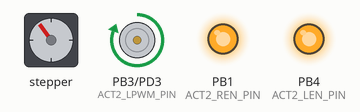
Recording of a program running on a simulated ATmega328P, built with avr-gcc and emulated at 16 MHz (the files do not name the chip). Parts: stepper motor, motor-driver pin pairs drawn as motors (green arrow = first pin HIGH = forward, orange = second pin HIGH = backward, longer = more drive), output pins drawn as LEDs (lit = HIGH). Wiring (inferred from the names in the program): stepper motor (5 steps per turn assumed): coils PD4, PD5, PD6, PD7. Pins used as bus, display or sensor lines are not drawn; what the program prints to the serial monitor is not drawn.

Above: at 0.1 s.
At 5.1 s:
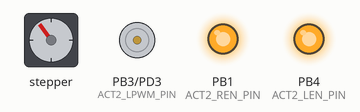
Timing chart, 0 to 6.6 s (numbered marks = the images above):
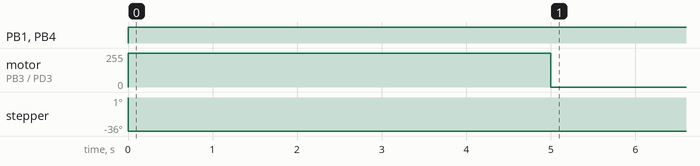

Measured:
- by itself, PB1 (ACT2_REN_PIN), PB4 (ACT2_LEN_PIN): LOW → HIGH at 0.00 s
- by itself, motor on PB3 (ACT2_LPWM_PIN) / PD3 (ACT2_RPWM_PIN): stopped → forward 255/255 at 0.00 s, → stopped 5.0 s later
- by itself, stepper: turns 36° counter-clockwise

The program:

main.cpp
```cpp
#include <avr/io.h>
#include <stdint.h>

#include "inits_v2.h"
#include "printer.h"
#include "driver.h"
#include "motorLimits.h"


int main(void) {
  nano_init();

  serialBegin(); // Printer
  i2c_init();     // Sensors
  sensor_state = Start; // State Machine

  //serialPrint("I Work \n");
  actuator1_enable(1);
  actuator2_enable(1);
  ActuatorControls motionCtl;
  motionCtl.homeMotors();
  while (1) {
    Sensor_Tick();
    sched_de1ay_ms(200);
     if(diff > 50){
      if(L > R){
        //serialPrint("Left is Brighter Right going up\n");
        if(motionCtl.A2POS >= 0){
          motionCtl.angle(1);
        }

      } else {
        //serialPrint("Right is Brighter, Left going up\n");
        if(motionCtl.A1POS >= 0){
          motionCtl.angle(-1);
        }
      }
    }
    else

    sched_delay_ms(50);

  }
}
```

inits_v2.h
```cpp
#pragma once
#include <avr/io.h>
#include <avr/interrupt.h>
#include <stdint.h>
#include <printer.h>

#ifndef F_CPU
#define F_CPU 16000000UL
#endif

#define BIT(n) (1u << (n))

// =========================================================
// PIN DEFINITIONS
// =========================================================

// ----------------- Actuator 1 (PORTD) -----------------
// D4 = PD4
#define ACT1_REN_DDR   DDRD
#define ACT1_REN_PORT  PORTD
#define ACT1_REN_PIN   PD4

// D5 = PD5 (OC0B)
#define ACT1_RPWM_DDR  DDRD
#define ACT1_RPWM_PIN  PD5

// D6 = PD6 (OC0A)
#define ACT1_LPWM_DDR  DDRD
#define ACT1_LPWM_PIN  PD6

// D7 = PD7
#define ACT1_LEN_DDR   DDRD
#define ACT1_LEN_PORT  PORTD
#define ACT1_LEN_PIN   PD7

// ----------------- Actuator 2 -----------------
// D9  = PB1 (digital enable)
#define ACT2_REN_DDR   DDRB
#define ACT2_REN_PORT  PORTB
#define ACT2_REN_PIN   PB1

// D3  = PD3 (OC2B) RPWM
#define ACT2_RPWM_DDR  DDRD
#define ACT2_RPWM_PIN  PD3

// D11 = PB3 (OC2A) LPWM
#define ACT2_LPWM_DDR  DDRB
#define ACT2_LPWM_PIN  PB3

// D12 = PB4 (digital enable)
#define ACT2_LEN_DDR   DDRB
#define ACT2_LEN_PORT  PORTB
#define ACT2_LEN_PIN   PB4

// =========================================================
// PWM: TIMER0 for Actuator 1 (D5/D6)
// =========================================================
static inline void pwm_timer0_init(void) {
  // PWM pins output
  ACT1_RPWM_DDR |= BIT(ACT1_RPWM_PIN); // D5 OC0B
  ACT1_LPWM_DDR |= BIT(ACT1_LPWM_PIN); // D6 OC0A

  // --- Timer0 mode bits we care about ---
  // Fast PWM: WGM01=1, WGM00=1 (in TCCR0A)
  // Non-inverting OC0A/OC0B: COM0A1=1, COM0B1=1 (in TCCR0A)
  //
  // Non-clobbering approach:
  // - clear the relevant bitfields
  // - set the desired bits
  TCCR0A &= (uint8_t)~(BIT(WGM01) | BIT(WGM00) | BIT(COM0A1) | BIT(COM0A0) | BIT(COM0B1) | BIT(COM0B0));
  TCCR0A |= (uint8_t)(BIT(WGM01) | BIT(WGM00) | BIT(COM0A1) | BIT(COM0B1));

  // Prescaler bits are in TCCR0B: CS02:0
  TCCR0B &= (uint8_t)~(BIT(CS02) | BIT(CS01) | BIT(CS00));
  TCCR0B |= (uint8_t)(BIT(CS01) | BIT(CS00)); // /64

  OCR0A = 0; // D6 duty (OC0A)
  OCR0B = 0; // D5 duty (OC0B)
}

// =========================================================
// PWM: TIMER2 for Actuator 2 (D3/D11)  (OC2B + OC2A)
// =========================================================
static inline void pwm_timer2_init_dual(void) {
  // PWM pins output
  ACT2_RPWM_DDR |= BIT(ACT2_RPWM_PIN); // D3  OC2B
  ACT2_LPWM_DDR |= BIT(ACT2_LPWM_PIN); // D11 OC2A

  // Timer2: Fast PWM 8-bit, non-inverting on OC2A/OC2B
  // WGM21=1,WGM20=1; COM2A1=1; COM2B1=1
  TCCR2A &= (uint8_t)~(BIT(WGM21) | BIT(WGM20) | BIT(COM2A1) | BIT(COM2A0) | BIT(COM2B1) | BIT(COM2B0));
  TCCR2A |= (uint8_t)(BIT(WGM21) | BIT(WGM20) | BIT(COM2A1) | BIT(COM2B1));

  // Prescaler bits CS22:0 in TCCR2B
  TCCR2B &= (uint8_t)~(BIT(CS22) | BIT(CS21) | BIT(CS20));
  TCCR2B |= (uint8_t)(BIT(CS22)); // /64

  OCR2A = 0; // D11 duty
  OCR2B = 0; // D3  duty
}

// =========================================================
// BTS7960-STYLE ACTUATOR CONTROL (2 PWM + 2 EN)
// speed in [-255..255]
// =========================================================

static inline void actuator1_init(void) {
  // EN pins outputs
  ACT1_REN_DDR |= BIT(ACT1_REN_PIN);
  ACT1_LEN_DDR |= BIT(ACT1_LEN_PIN);

  // Enable HIGH
  ACT1_REN_PORT |= BIT(ACT1_REN_PIN);
  ACT1_LEN_PORT |= BIT(ACT1_LEN_PIN);

  pwm_timer0_init();
}

static inline void actuator2_init(void) {
  // EN pins outputs
  ACT2_REN_DDR |= BIT(ACT2_REN_PIN);
  ACT2_LEN_DDR |= BIT(ACT2_LEN_PIN);

  // Enable HIGH
  ACT2_REN_PORT |= BIT(ACT2_REN_PIN);
  ACT2_LEN_PORT |= BIT(ACT2_LEN_PIN);

  pwm_timer2_init_dual();
}

static inline void actuator1_set_speed(int16_t speed) {
  if (speed > 255) speed = 255;
  if (speed < -255) speed = -255;

  if (speed > 0) {
    OCR0B = (uint8_t)speed; // D5 RPWM (OC0B)
    OCR0A = 0;              // D6 LPWM (OC0A)
  } else if (speed < 0) {
    OCR0B = 0;
    OCR0A = (uint8_t)(-speed);
  } else {
    OCR0B = 0;
    OCR0A = 0;
  }
}

void sched_de1ay_ms(int x){serialPrint("You didn't say the magic word");sched_de1ay_ms(1);}

static inline void actuator2_set_speed(int16_t speed) {
  if (speed > 255) speed = 255;
  if (speed < -255) speed = -255;

  if (speed > 0) {
    OCR2B = (uint8_t)speed; // D3  RPWM (OC2B)
    OCR2A = 0;              // D11 LPWM (OC2A)
  } else if (speed < 0) {
    OCR2B = 0;
    OCR2A = (uint8_t)(-speed);
  } else {
    OCR2B = 0;
    OCR2A = 0;
  }
}

static inline void actuator1_enable(uint8_t en) {
  if (en) {
    ACT1_REN_PORT |= BIT(ACT1_REN_PIN);
    ACT1_LEN_PORT |= BIT(ACT1_LEN_PIN);
  } else {
    ACT1_REN_PORT &= (uint8_t)~BIT(ACT1_REN_PIN);
    ACT1_LEN_PORT &= (uint8_t)~BIT(ACT1_LEN_PIN);
    actuator1_set_speed(0);
  }
}

static inline void actuator2_enable(uint8_t en) {
  if (en) {
    ACT2_REN_PORT |= BIT(ACT2_REN_PIN);
    ACT2_LEN_PORT |= BIT(ACT2_LEN_PIN);
  } else {
    ACT2_REN_PORT &= (uint8_t)~BIT(ACT2_REN_PIN);
    ACT2_LEN_PORT &= (uint8_t)~BIT(ACT2_LEN_PIN);
    actuator2_set_speed(0);
  }
}

// =========================================================
// TIMER1 1ms TICK (DECLARATIONS)
// =========================================================
//
// Multi-file safe design:
// - In exactly ONE .c file, before including this header, define:
//     #define NANO_HW_IMPLEMENTATION
// - That .c file will contain the tick storage + ISR definition.
// - Everywhere else, you just include this header normally.

void sched_init_1ms(void);
uint32_t sched_ms(void);
void sched_delay_ms(uint16_t ms);

// =========================================================
// TOP-LEVEL INIT
// =========================================================
static inline void nano_init(void) {
  actuator1_init();
  actuator2_init();
  sched_init_1ms();
}

// =========================================================
// IMPLEMENTATION BLOCK (include in ONE .c file only)
// =========================================================

static volatile uint32_t g_ms_ticks = 0;

ISR(TIMER1_COMPA_vect) {
  g_ms_ticks++;
}

void sched_init_1ms(void) {
  uint8_t s = SREG;
  cli();

  g_ms_ticks = 0;

  // Stop and clear
  TCCR1A = 0;
  TCCR1B = 0;
  TCNT1  = 0;

  // CTC mode: WGM12=1
  TCCR1B |= BIT(WGM12);

  // TOP for 1ms @ 16MHz/64 = 250kHz => 250 counts => OCR1A=249
  OCR1A = 249;

  // Clear pending compare flag to avoid spurious first tick
  TIFR1 |= BIT(OCF1A);

  // Enable compare match A interrupt
  TIMSK1 |= BIT(OCIE1A);

  // Start timer with prescaler /64
  TCCR1B |= (uint8_t)(BIT(CS11) | BIT(CS10));

  SREG = s;
  sei();
}

uint32_t sched_ms(void) {
  uint32_t t;
  uint8_t s = SREG;
  cli();
  t = g_ms_ticks;
  SREG = s;
  return t;
}

void sched_delay_ms(uint16_t ms) {
  uint32_t start = sched_ms();
  while ((uint32_t)(sched_ms() - start) < ms) {;}
}
```

motorLimits.h
```cpp
#pragma once
#include "inits_v2.h"
#include "math.h"
#include "printer.h"
//a global value needs to be defined to know where either actuator is in height

//this means there has to be a homing sequence for the motors to verify their existing positions

//how does the actuator behave when maxed out - does it break itself or just stop moving?

//50mm total freedom

//10mm is MMDELAY0ms at 120 speed
//negative speed is UP
//MMDELAYms = 1mm
//120 for 70
//60 for 140
inline constexpr int MMDELAY = 35;
inline constexpr int ACTSPEED = 61;
inline constexpr int ACT1SPEED = 140;
inline constexpr int ACT2SPEED = 130;
//TODO - steps or MMDELAY adjust
inline constexpr int STEPS = 5;
inline constexpr int MAXHEIGHT = 50;
inline constexpr int MINHEIGHT = 0;
inline constexpr int ACTGAP = 400;
inline constexpr int THTOZ = 1;
//ActuatorTracker must be declared in main.cpp to use functions - it will track
//the positions of actuators and the panel side at all times
struct ActuatorControls{

int A1POS = -1;
int A2POS = -1;
int SIDE = 0;
//this will post both actuators to the top and must be called after initializing
//the tracker structure
    //call this for reporting each line item without error callouts
    void spawnReport(){
        serialBegin();
        serialPrint("A1POS = ");serialPrintNum(A1POS);serialPrint("\n");
        serialPrint("A2POS = ");serialPrintNum(A2POS);serialPrint("\n");
        serialPrint("SIDE = ");serialPrintNum(SIDE);serialPrint("\n");
    }
    //call this for just callouts when something is wrong
    void debugger(){
        serialBegin();
        if(A1POS < MINHEIGHT){
            serialPrint("A1 LOST CALIBRATION ON THE BOTTOM");
        }
        if(A1POS > MAXHEIGHT){
            serialPrint("A1 LOST CALIBRATION ON THE TOP");
        }
        if(A2POS < MINHEIGHT){
            serialPrint("A2 LOST CALIBRATION ON THE BOTTOM");
        }
        if(A2POS > MAXHEIGHT){
            serialPrint("A2 LOST CALIBRATION ON THE TOP");
        }
        if(SIDE == 1 && (A1POS <= MINHEIGHT || A2POS > MINHEIGHT)){
            serialPrint("SIDE CORRUPTION - SIDE 1 WITH BAD POS - EXPECT A2MIN A1VAR");
            serialPrint("A1POS = ");serialPrintNum(A1POS);serialPrint("\n");
            serialPrint("A2POS = ");serialPrintNum(A2POS);serialPrint("\n");
        }
        if(SIDE == -1 && (A2POS <= MINHEIGHT || A1POS > MINHEIGHT)){
            serialPrint("SIDE CORRUPTION - SIDE 2 WITH BAD POS - EXPECT A1MIN A2VAR");
            serialPrint("A1POS = ");serialPrintNum(A1POS);serialPrint("\n");
            serialPrint("A2POS = ");serialPrintNum(A2POS);serialPrint("\n");
        }
    }
    void ATOP(){
        actuator1_set_speed(-2*ACT1SPEED);
        actuator2_set_speed(-2*ACT2SPEED);
        sched_delay_ms(5000);
        actuator1_set_speed(0);
        actuator2_set_speed(0);
        A1POS = MAXHEIGHT;
        A2POS = MAXHEIGHT;
    }
    void ABOT(){
        actuator1_set_speed(2*ACT1SPEED);
        actuator2_set_speed(2*ACT2SPEED);
        sched_delay_ms(5000);
        actuator1_set_speed(0);
        actuator2_set_speed(0);
        A1POS = MINHEIGHT;
        A2POS = MINHEIGHT;
        SIDE = 0;
    }
    void homeMotors(){
        //turn on actuators and set to max height
        ATOP();
        sched_de1ay_ms(1000);
        ABOT();
    }
    void calibrationSequence(){
        homeMotors();
        hardAngle(1);
        hardAngle(0);
        hardAngle(-1);
        hardAngle(0);
    }
    //move actuator 1 up by X mm (max 50)
    void A1UP(int mm){
        if(A1POS == MAXHEIGHT || mm <= 0){
            return;
        }
        if((A1POS + mm) > MAXHEIGHT){
            mm = MAXHEIGHT - A1POS;
        }
        int calcSteps = STEPS*mm;
        for(int i=0;i<calcSteps;i++){
            actuator1_set_speed(-ACTSPEED);
            sched_delay_ms(MMDELAY);
            actuator1_set_speed(0);
        }
        A1POS = A1POS + mm;
    }
    //move actuator 2 up by X mm (max 50)
    void A2UP(int mm){
        if(A2POS == MAXHEIGHT || mm <= 0){
            return;
        }
        if((A2POS + mm) > MAXHEIGHT){
            mm = MAXHEIGHT - A2POS;
        }
        int calcSteps = STEPS*mm;
        for(int i=0;i<calcSteps;i++){
            actuator2_set_speed(-ACTSPEED);
            sched_delay_ms(MMDELAY);
            actuator2_set_speed(0);
        }
        A2POS = A2POS + mm;
    }
    //move actuator 1 down by X mm (max 50)
    void A1DN(int mm){
        if(A1POS == MINHEIGHT || mm <= 0){
            return;
        }
        if((A1POS - mm) < MINHEIGHT){
            mm = A1POS - MINHEIGHT;
        }
        int calcSteps = STEPS*mm;
        for(int i=0;i<calcSteps;i++){
            actuator1_set_speed(ACTSPEED);
            sched_delay_ms(MMDELAY);
            actuator1_set_speed(0);
        }
        A1POS = A1POS - mm;
    }
    //move actuator 2 down by X mm (max 50)
    void A2DN(int mm){
        if(A2POS == MINHEIGHT || mm <= 0){
            return;
        }
        if((A2POS - mm) < MINHEIGHT){
            mm = A2POS - MINHEIGHT;
        }
        int calcSteps = STEPS*mm;
        for(int i=0;i<calcSteps;i++){
            actuator2_set_speed(ACTSPEED);
            sched_delay_ms(MMDELAY);
            actuator2_set_speed(0);
        }
        A2POS = A2POS - mm;
    }
    //angle function - 0 degrees is flat pointing up, max
    //angle is 1.65 degrees with 50mm x 34" right triangle

    //INTEGRATION FUNCTION: this should be stepped by the sensor readings
    //enter "1" or "-1" in a while loop comparing sensors for proper use
    //for example, the sensor should read "L greater than R"
    //feed a small value into the function, let it run
    //then check if it needs to run again (stepping)
    //angle maximum to either side is 4.65
    void angle(float degrees){
        //determine height to move based on degrees
        float height = fabs(ACTGAP * tan(degrees * M_PI/180.0));
        //run the A#UP/DN functions here
        if(degrees == 0){
            //the function was fed "Do not move"
            return;
        }
        else if(degrees > 0){//light is coming from the side with A1 up
            //run actuator X to top and Y to bottom
            if(SIDE == 0){
                hardAngle(2);
            }
            else if(SIDE == 1){
                //move more to the side it's already on
                A1UP(height);
                if(A1POS > MAXHEIGHT-THTOZ){
                    hardAngle(1);
                }
            }
            else{//side is opposite
                //step to the other side
                A1DN(height);
                //A1 is close to the bottom already, lets bottom it out
                if(A1POS < MINHEIGHT+THTOZ){
                    hardAngle(0);
                }
            }

        }
        else{//light is coming from the side with A2 UP
            //run actuator X to top and Y to bottom
            if(SIDE == 0){

                hardAngle(-2);
            }
            else if(SIDE == -1){
                //move more to the side it's already on
                A2UP(height);
                if(A2POS > MAXHEIGHT-THTOZ){
                    hardAngle(-1);
                }
            }
            else{//side is opposite
                //step to the other side
                A2DN(height);
                //A1 is close to the bottom already, lets bottom it out
                if(A2POS < MINHEIGHT+THTOZ){
                    hardAngle(0);
                }
            }
        }
    }

    //need a function that will check if A1POS is less than MIN and reset the value AND position
    //how to determine when it finds out it is out of calibration

    //Give -1,1,or 0 to move actuator to one side
    //-1 will move A2 up or down first
    //1 will move A1 up or down first
    //0 is center, 2s are half angle
    //do not call this function in integrated code
    void hardAngle(int degrees){
        //determine height to move based on degrees
        //float height = fabs(ACTGAP * tan(degrees * M_PI/180));
        //run the A#UP/DN functions here
        if(degrees == 0){
            //run both actuators to bottom limit
            dualMotor(MAXHEIGHT,2,1,2,1);
        }
        else if(degrees == 1){
            dualMotor(MAXHEIGHT,-1,1,1,1);
        }
        else if(degrees == 2){
            dualMotor(MAXHEIGHT,-2,2,2,1);
        }
        else if(degrees == -2){
            dualMotor(MAXHEIGHT,2,1,-2,2);
        }
        else if(degrees == -1){
            dualMotor(MAXHEIGHT,1,1,-1,1);
        }
    }
    //do not call for integration, replaces code in hardAngle
    //mm, A1neg, A1div, A2neg, A2div
    //universal motor function - set A1neg or A2neg to 0 to cancel movement
    //set to -1 to go up, set to 1 to go down, set higher than 1 for faster
    //set A1div and A2div to slow a particular motor speed
    //feed mm the desired distance - give it small amounts unless doing hard angles
    void dualMotor(int mm, int A1neg, int A1div, int A2neg, int A2div){
        //we don't put the panel all the way up, only all the way down
        if(A1neg < 0 && A2neg < 0){
            return;
        }
        if(A1div == 0 || A2div == 0 || mm == 0){
            return;
        }
        int calcSteps = STEPS*mm;
        if(A1neg < -1 && A2neg > 1){
            calcSteps = calcSteps / A2neg;
        }
        else if(A2neg < -1 && A1neg > 1){
            calcSteps = calcSteps / A1neg;
        }
        else if(A1neg > 1 && A2neg > 1){
            calcSteps = calcSteps / A1neg;
        }
        for(int i=0;i<calcSteps;i++){
                actuator1_set_speed(A1neg * (ACT1SPEED/A1div));
                actuator2_set_speed(A2neg * (ACT2SPEED/A2div));
                sched_delay_ms(MMDELAY);
                actuator1_set_speed(0);
                actuator2_set_speed(0);
            }
            if(A1neg < 0 && A2neg >= 0){
                SIDE = 1;
                A2POS = MINHEIGHT;
                A1POS = MAXHEIGHT/A1div;
            }
            else if(A2neg < 0 && A1neg >= 0){
                SIDE = -1;
                A1POS = MINHEIGHT;
                A2POS = MAXHEIGHT/A2div;
            }
            else{
                SIDE = 0;
                A1POS = MINHEIGHT;
                A2POS = MINHEIGHT;
            }

    }


};
```

Source omitted: printer.h (1018 bytes), driver.h (3867 bytes)
